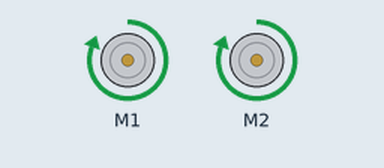
Recording of a sketch running on a simulated Arduino Uno, built with avr-gcc and run on an emulated ATmega328P. On the bench: 2 × DC motor (green arrow = forward, orange = backward, longer = faster).

Above: at 0.1 s.
At 2.1 s:
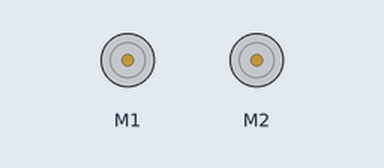
Timing chart, 0 to 3.6 s (numbered marks = the images above):
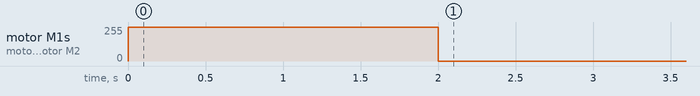

Measured:
- by itself, motor M1, motor M2: stopped → forward 255/255 at 0.00 s, → stopped 2.0 s later

The sketch:

Exp2_DriveForward.ino
```cpp
/***********************************************************************
 * Exp2_DriveForward -- RedBot Experiment 2
 *
 * Drive forward and stop.
 *
 * Hardware setup:
 * The Power switch must be on, the motors must be connected, and the board must be receiving power
 * from the battery. The motor switch must also be switched to RUN.
 *
 * 23 Sept 2013 N. Seidle/M. Hord
 * 04 Oct 2014 B. Huang
 ***********************************************************************/

#include <RedBot.h>  // This line "includes" the RedBot library into your sketch.
// Provides special objects, methods, and functions for the RedBot.

RedBotMotors motors; // Instantiate the motor control object. This only needs
// to be done once.

void setup()
{
  motors.drive(255);   // Turn on Left and right motors at full speed forward.
  delay(2000);         // Waits for 2 seconds
  motors.stop();       // Stops both motors
}

void loop()
{
  // Nothing here. We'll get to this in the next experiment.
}
```
